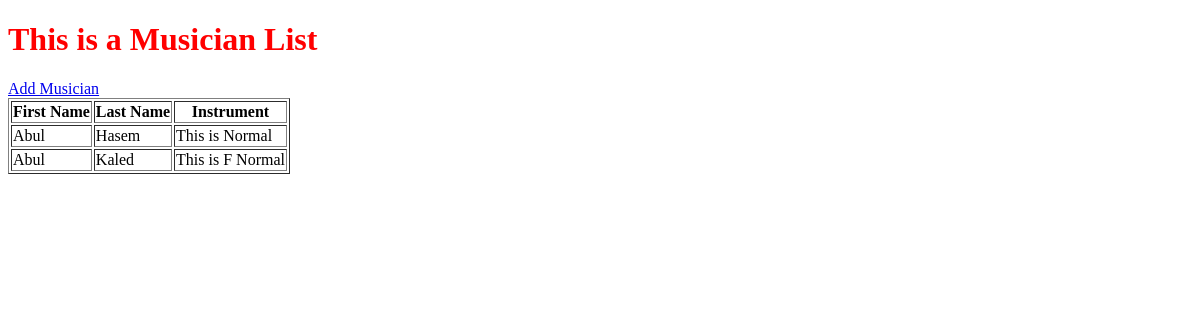
/, run on an earlier commit of the app's database.
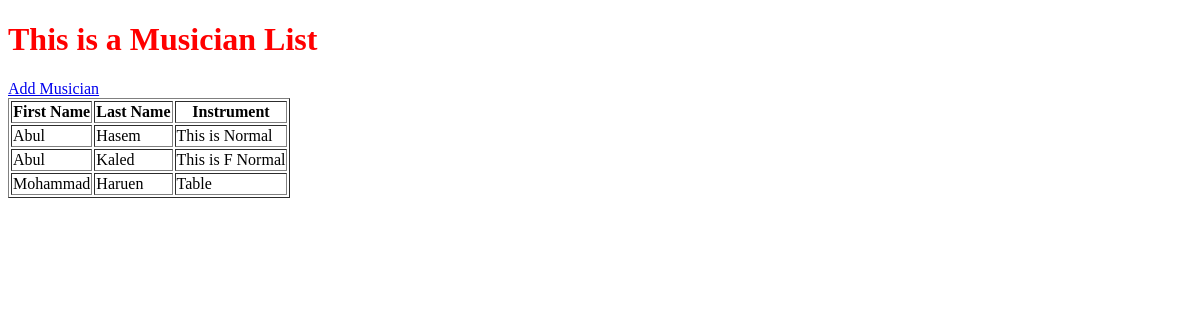
And on a later commit of the database.
### Home/models.py (models this page shows, shortened)
class Musician(models.Model):
    first_name = models.CharField(max_length=50, blank=True)
    last_name = models.CharField(max_length=50)
    instrument = models.CharField(max_length=100)

### Home/views.py (the view)
# urls.py: path('', include('Home.urls')),
def Home(request):
    musician_list = Musician.objects.order_by('first_name')
    diction = {'text_1': 'This is a Musician List', 'musician': musician_list}
    return render(request, 'Home/index.html', context=diction)

### Templates/Home/index.html (shortened to what this page needs)
<!DOCTYPE html>
{% load static %}
<html lang="en">
  <head>
  </head>
  <body>
    <h1>{{text_1}}</h1>
    <a href="{% url 'Home:form' %}">Add Musician</a>
    <table border="1">
      <tr>
        <th>First Name</th>
        <th>Last Name</th>
        <th>Instrument</th>
      </tr>
      {% for row in musician %}
      <tr>
        <td>{{ row.first_name }}</td>
        <td>{{ row.last_name }}</td>
        <td>{{ row.instrument }}</td>
      </tr>
      {% endfor %}
    </table>
  </body>
</html>

What changed in the data, as far as the page shows it:
added Musician: first_name "Mohammad", last_name "Haruen", instrument "Table"
